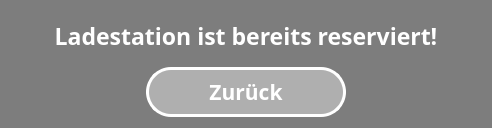
<?xml version="1.0" encoding="UTF-8"?>
<ui version="4.0">
 <class>Reserved</class>
 <widget class="QDialog" name="Reserved">
  <property name="geometry">
   <rect>
    <x>0</x>
    <y>0</y>
    <width>492</width>
    <height>128</height>
   </rect>
  </property>
  <property name="windowTitle">
   <string>Dialog</string>
  </property>
  <property name="styleSheet">
   <string notr="true">background: rgb(125, 125, 125);

color:white</string>
  </property>
  <layout class="QGridLayout" name="gridLayout">
   <item row="1" column="0">
    <layout class="QVBoxLayout" name="verticalLayout">
     <item>
      <widget class="QLabel" name="label">
       <property name="sizePolicy">
        <sizepolicy hsizetype="Preferred" vsizetype="Preferred">
         <horstretch>0</horstretch>
         <verstretch>0</verstretch>
        </sizepolicy>
       </property>
       <property name="font">
        <font>
         <family>Montserrat SemiBold</family>
         <pointsize>17</pointsize>
         <weight>75</weight>
         <bold>true</bold>
        </font>
       </property>
       <property name="text">
        <string>Ladestation ist bereits reserviert!</string>
       </property>
       <property name="alignment">
        <set>Qt::AlignCenter</set>
       </property>
      </widget>
     </item>
     <item alignment="Qt::AlignHCenter">
      <widget class="QPushButton" name="btn_back">
       <property name="minimumSize">
        <size>
         <width>200</width>
         <height>50</height>
        </size>
       </property>
       <property name="maximumSize">
        <size>
         <width>300</width>
         <height>60</height>
        </size>
       </property>
       <property name="font">
        <font>
         <family>Montserrat SemiBold</family>
         <pointsize>16</pointsize>
         <weight>75</weight>
         <bold>true</bold>
        </font>
       </property>
       <property name="styleSheet">
        <string notr="true">border: 3px solid white;
border-radius: 25px;
background: rgb(175, 175, 175)</string>
       </property>
       <property name="text">
        <string>Zurück</string>
       </property>
      </widget>
     </item>
    </layout>
   </item>
  </layout>
 </widget>
 <resources/>
 <connections/>
</ui>
